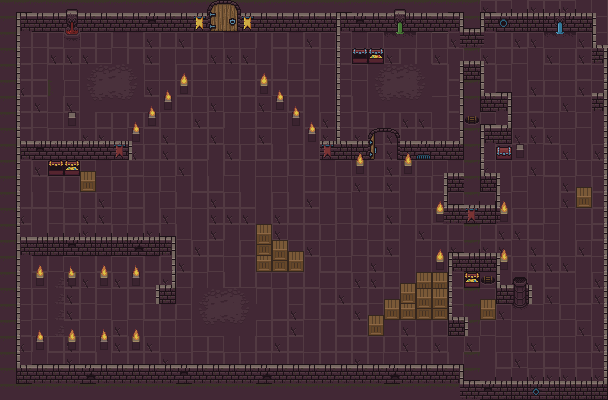

Below is a game level as drawn by its tile map, then a one-line description and the .tmx that defines it (tile-layer data replaced by summaries):
An orthogonal 38x25 tile map with 16x16 px tiles, 3 tile layers (Background, Walls, Decors), 1 hidden layer not drawn, 2 tilesets and 81 objects (71x collision, 8x TerreSpawnMonster, spawnPlayer, toTerre).

<map version="1.5" tiledversion="1.7.2" orientation="orthogonal" renderorder="right-down" width="38" height="25" tilewidth="16" tileheight="16" infinite="0" nextlayerid="7" nextobjectid="114">
 <tileset firstgid="1" source="0x72_16x16DungeonTileset_walls.v2.tsx" />
 <tileset firstgid="257" source="0x72_16x16DungeonTileset.v4.tsx" />
 <layer id="1" name="Background" width="38" height="25">
  <data>[950 cells, 950 non-empty, 19 distinct tile ids]</data>
 </layer>
 <layer id="3" name="Walls" width="38" height="25">
  <data>[950 cells, 324 non-empty, 61 distinct tile ids]</data>
 </layer>
 <layer id="4" name="Escalier" width="38" height="25" visible="0">
  <data>[950 cells, 17 non-empty, 2 distinct tile ids]</data>
 </layer>
 <layer id="5" name="Decors" width="38" height="25">
  <data>[950 cells, 97 non-empty, 36 distinct tile ids]</data>
 </layer>
 <objectgroup id="6" name="Calque d'Objets 1">
  <object id="1" type="collision" x="17.1429" y="13.7143" width="445.714" height="18.8571" />
  <object id="2" type="collision" x="460" y="29.1429" width="21.7143" height="17.1429" />
  <object id="3" type="collision" x="481.143" y="13.7143" width="113.714" height="17.7143" />
  <object id="4" type="collision" x="593.143" y="33.7143" width="14.2857" height="27.4286" />
  <object id="5" type="collision" x="592.571" y="96.5714" width="13.7143" height="12" />
  <object id="6" type="collision" x="602.857" y="63.4286" width="5.71429" height="32" />
  <object id="7" type="collision" x="602.857" y="109.143" width="4" height="290.857" />
  <object id="8" type="collision" x="460" y="383.429" width="142.857" height="16" />
  <object id="9" type="collision" x="17.7143" y="366.286" width="444" height="17.7143" />
  <object id="10" type="collision" x="-0.571429" y="14.2857" width="17.7143" height="369.714" />
  <object id="11" type="collision" x="19.4286" y="142.857" width="107.429" height="16.5714" />
  <object id="12" type="collision" x="320.571" y="144" width="54.6667" height="16" />
  <object id="13" type="collision" x="398.381" y="144.571" width="64.4762" height="14.8571" />
  <object id="14" type="collision" x="446.286" y="174.857" width="18.2857" height="17.7143" />
  <object id="15" type="collision" x="480.571" y="176" width="18.8571" height="15.4286" />
  <object id="16" type="collision" x="459.429" y="61.1429" width="4" height="81.1429" />
  <object id="17" type="collision" x="464.571" y="63.5" width="18.8571" height="17.6429" />
  <object id="18" type="collision" x="480.571" y="84" width="3.42857" height="25.1429" />
  <object id="19" type="collision" x="484.571" y="92.5714" width="26.2857" height="18.2857" />
  <object id="20" type="collision" x="507.429" y="113.143" width="2.85714" height="28.5714" />
  <object id="21" type="collision" x="481.714" y="124.571" width="23.4286" height="18.2857" />
  <object id="22" type="collision" x="480.571" y="142.857" width="2.85714" height="33.1429" />
  <object id="23" type="collision" x="443.429" y="175.238" width="6.28571" height="46.4762" />
  <object id="24" type="collision" x="450.857" y="205.143" width="59.4286" height="18.2857" />
  <object id="25" type="collision" x="496.571" y="192" width="3.42857" height="13.7143" />
  <object id="26" type="collision" x="384" y="301.714" width="67.4286" height="17.7143" />
  <object id="27" type="collision" x="368.571" y="320.571" width="14.2857" height="13.1429" />
  <object id="28" type="collision" x="448" y="319.429" width="18.8571" height="16" />
  <object id="29" type="collision" x="481.143" y="300" width="13.7143" height="20" />
  <object id="30" type="collision" x="496.571" y="285.714" width="34.8571" height="18.2857" />
  <object id="31" type="collision" x="432.571" y="255.429" width="77.7143" height="15.4286" />
  <object id="32" type="collision" x="464" y="271.429" width="16" height="15.4286" />
  <object id="33" type="collision" x="575.429" y="191.429" width="16" height="15.4286" />
  <object id="34" type="collision" x="497.143" y="146.286" width="27.4286" height="13.1429" />
  <object id="37" type="collision" x="352.571" y="49.7143" width="30.2857" height="13.7143" />
  <object id="38" type="collision" x="257.714" y="80.5714" width="12.5714" height="13.7143" />
  <object id="51" type="collision" x="278.286" y="251.429" height="0.571429" />
  <object id="63" type="collision" x="165.143" y="296" />
  <object id="64" type="collision" x="20.5714" y="237.143" width="153.714" height="17.1429" />
  <object id="66" name="spawnPlayer" x="224.571" y="46.2857">
   <point />
  </object>
  <object id="67" type="TerreSpawnMonster" x="56.7652" y="84.0348">
   <point />
  </object>
  <object id="68" type="TerreSpawnMonster" x="40.0696" y="314.435">
   <point />
  </object>
  <object id="69" type="TerreSpawnMonster" x="474.148" y="321.522">
   <point />
  </object>
  <object id="70" type="TerreSpawnMonster" x="551.513" y="72.9043">
   <point />
  </object>
  <object id="72" type="collision" x="447.46" y="270.677" width="5.86833" height="48.4137" />
  <object id="73" type="collision" x="170.915" y="255.272" width="3.66771" height="33.0094" />
  <object id="74" type="collision" x="63.8181" y="110.765" width="14.6708" height="16.8714" />
  <object id="75" type="collision" x="128.37" y="126.903" width="13.2037" height="16.8714" />
  <object id="76" type="collision" x="145.241" y="110.031" width="12.4702" height="18.3385" />
  <object id="77" type="collision" x="160.646" y="95.3604" width="13.9373" height="17.605" />
  <object id="78" type="collision" x="176.05" y="79.2224" width="13.2037" height="16.1379" />
  <object id="79" type="collision" x="271.41" y="96.0939" width="13.2037" height="16.8714" />
  <object id="80" type="collision" x="286.815" y="113.699" width="14.6708" height="17.605" />
  <object id="82" type="collision" x="305.686" y="129.103" width="10.4702" height="12.4702" />
  <object id="83" type="collision" x="369.309" y="141.573" width="6.00208" height="17.605" />
  <object id="84" type="collision" x="354.771" y="157.711" width="11.07" height="17.605" />
  <object id="85" type="collision" x="402.852" y="159.912" width="10.0031" height="16.8714" />
  <object id="86" type="collision" x="129.837" y="269.943" width="11.0031" height="16.1379" />
  <object id="87" type="collision" x="99.0281" y="271.41" width="9.53604" height="15.4044" />
  <object id="88" type="collision" x="65.2852" y="270.677" width="12.4702" height="17.605" />
  <object id="89" type="collision" x="33.7429" y="272.144" width="10.2696" height="14.6708" />
  <object id="90" type="collision" x="33.7429" y="334.495" width="11.0031" height="16.1379" />
  <object id="91" type="collision" x="64.5516" y="335.228" width="11.7367" height="16.1379" />
  <object id="92" type="collision" x="97.561" y="334.495" width="11.7367" height="16.8714" />
  <object id="93" type="collision" x="129.837" y="334.495" width="11.0031" height="16.1379" />
  <object id="95" name="toTerre" x="465.065" y="110.031" width="14.6708" height="17.605" />
  <object id="97" type="collision" x="335.228" y="22.7398" width="6.60187" height="121.034" />
  <object id="98" type="collision" x="256.006" y="255.272" width="46.2131" height="16.1379" />
  <object id="99" type="collision" x="49.1473" y="160.646" width="30.8087" height="13.9373" />
  <object id="100" type="collision" x="81.4231" y="173.116" width="12.4702" height="19.8056" />
  <object id="101" type="collision" x="400" y="286.5" width="47" height="14.5" />
  <object id="102" type="collision" x="447" y="301" />
  <object id="103" type="collision" x="416.5" y="273" width="30.5" height="11.5" />
  <object id="104" type="collision" x="497" y="271.5" width="2.5" height="15.5" />
  <object id="105" type="collision" x="257" y="227" width="14.5" height="27" />
  <object id="106" type="collision" x="273" y="241.5" width="14" height="14" />
  </objectgroup>
</map>
<!-- 5 of 81 objects omitted -->
